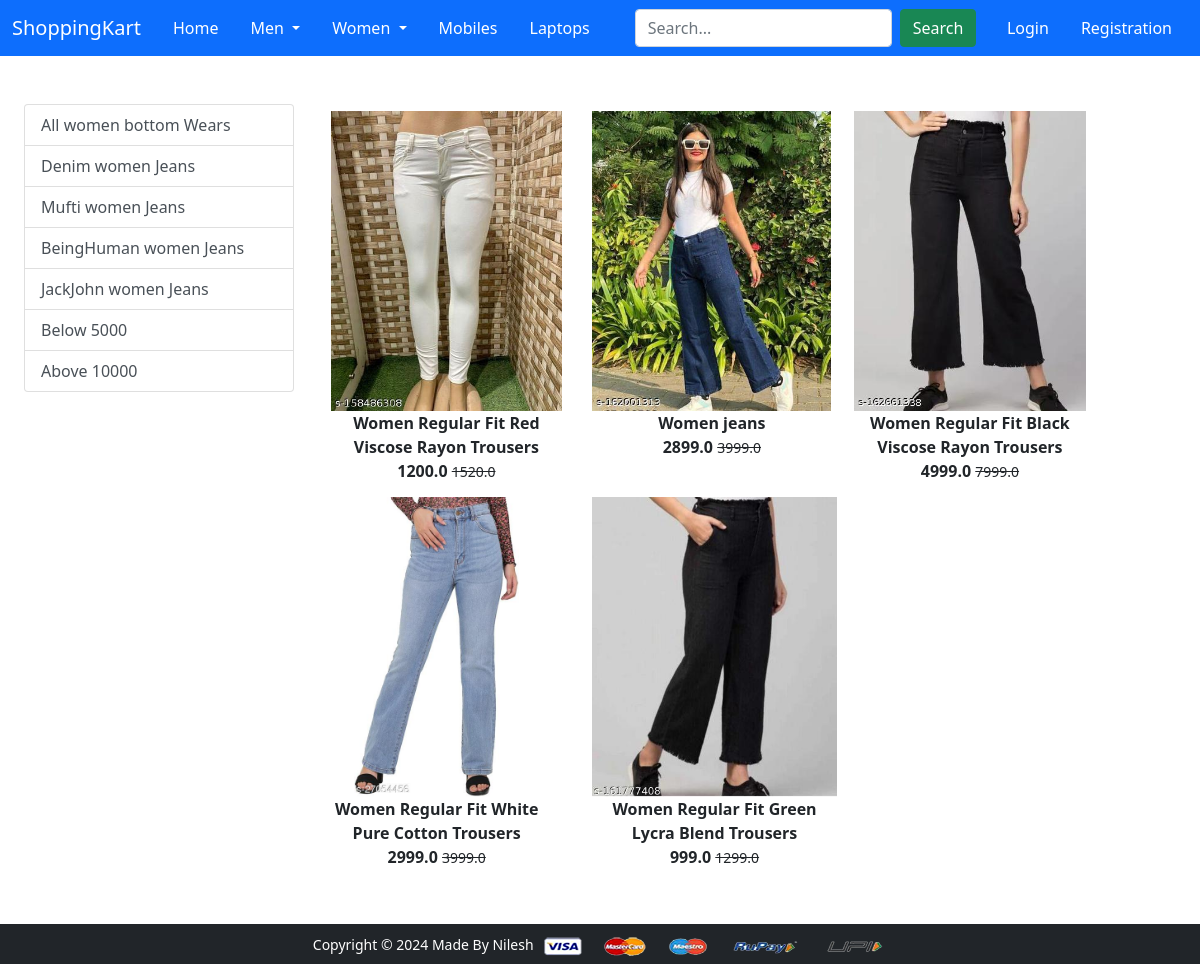
Screenshot of /womenbottomwear/ with the database file from the repository.
### app/models.py (models this page shows, shortened)
class Product(models.Model):
    title = models.CharField(max_length=100)
    selling_price = models.FloatField()
    discounted_price = models.FloatField()
    description = models.TextField()
    brand = models.CharField(max_length=100)
    category = models.CharField(choices=CATEGORY_CHOICES, max_length=2)
    product_image = models.ImageField(upload_to="productimage")

### app/views.py (the view)
# urls.py: path("womenbottomwear/", views.womenbottomwear, name="womenbottomwear"),
def womenbottomwear(request, data=None):
   if data == None:
      womenbottomwears = Product.objects.filter(category='WB')
   elif data == 'Denim' or data == 'Mufti' or data == 'BeingHuman' or data == 'JackJohn':
      womenbottomwears = Product.objects.filter(category='WB').filter(brand=data)
   elif data == 'Below':
      womenbottomwears = Product.objects.filter(category='WB').filter(discounted_price__lt=3000)
   elif data == 'Above':
      womenbottomwears = Product.objects.filter(category='WB').filter(discounted_price__gt=10000)
   return render(request, 'app/womenbottomwear.html', {'womenbottomwears':womenbottomwears})

### app/templates/app/womenbottomwear.html (shortened to what this page needs)
{% extends 'app/base.html' %}
{% load static %}
{% block main-content %}
<div class="container-fluid my-5">
  <div class="row">
    <div class="col-sm-3">
      <div class="list-group">
        <a
          href="{% url 'womenbottomwear' %}"
          class="list-group-item list-group-item-action"
          area-current="true"
          >All women bottom Wears</a
        >
        <a
          href="{% url 'womenbottomweardata' 'Denim' %}"
          class="list-group-item list-group-item-action"
          area-current="true"
          >Denim women Jeans</a
        >
        <a
          href="{% url 'womenbottomweardata' 'Mufti' %}"
          class="list-group-item list-group-item-action"
          area-current="true"
          >Mufti women Jeans</a
        >
        <a
          href="{% url 'womenbottomweardata' 'BeingHuman' %}"
          class="list-group-item list-group-item-action"
          area-current="true"
          >BeingHuman women Jeans</a
        >
        <a
          href="{% url 'womenbottomweardata' 'JackJohn' %}"
          class="list-group-item list-group-item-action"
          area-current="true"
          >JackJohn women Jeans</a
        >
        <a
          href="{% url 'womenbottomweardata' 'Below' %}"
          class="list-group-item list-group-item-action"
          area-current="true"
          >Below 5000</a
        >
        <a
          href="{% url 'womenbottomweardata' 'Above' %}"
          class="list-group-item list-group-item-action"
          area-current="true"
          >Above 10000</a
        >
      </div>
    </div>
    <div class="col-sm-8">
      <div class="row">
        {% for product in womenbottomwears %}
        <div class="col-sm-4 text-center mg-4">
          <a href="{% url 'product-detail' product.id %}" class="btn">
            <div class="item">
              <img
                src="{{product.product_image.url}}"
                alt=""
                height="300"
                class=""
              />
              <div class="fw-bold">{{product.title}}</div>
              <div class="fw-bold">
                {{product.discounted_price}}  <small class="fw-light text-decoration-line-through"
                  >{{product.selling_price}}</small
                >
              </div>
            </div>
          </a>
        </div>
        {% endfor %}
      </div>
    </div>
  </div>
</div>
{% endblock main-content %}

### rows the page displays
Product: product_image (picture), title "Women Regular Fit Red Viscose Rayon Trousers", discounted_price "1200.0", selling_price "1520.0"
Product: product_image (picture), title "Women jeans", discounted_price "2899.0", selling_price "3999.0"
Product: product_image (picture), title "Women Regular Fit Black Viscose Rayon Trousers", discounted_price "4999.0", selling_price "7999.0"
Product: product_image (picture), title "Women Regular Fit White Pure Cotton Trousers", discounted_price "2999.0", selling_price "3999.0"
Product: product_image (picture), title "Women Regular Fit Green Lycra Blend Trousers", discounted_price "999.0", selling_price "1299.0"
